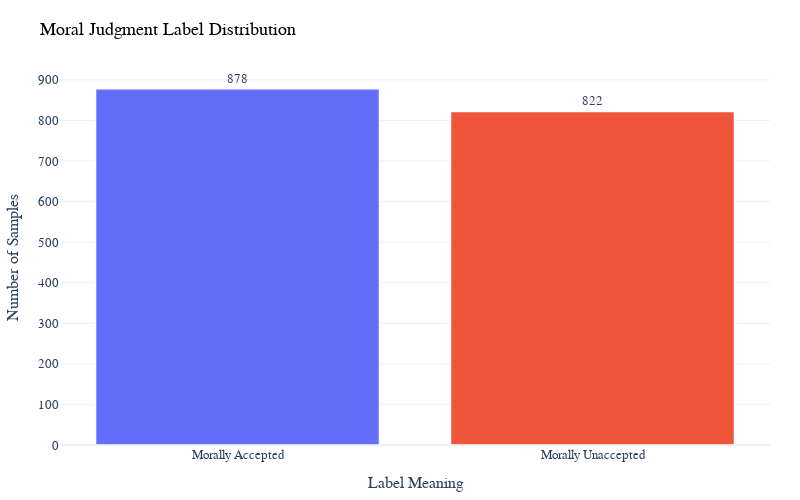

Source (notebook cell):
### Markdown cell above
### Final dataset distribution by label

### Code cell
plot_label_distribution(subset_1)

### Figure 1 — Plotly figure (JSON) as saved in the notebook; plotly's stock layout.template omitted (floating-point values rounded to 4 significant figures)
{"data": [{"hovertemplate": "Label=%{x}<br>Count=%{text}<extra></extra>", "legendgroup": "Morally Accepted", "marker": {"color": "#636efa", "line": {"width": 1.5}, "pattern": {"shape": ""}}, "name": "Morally Accepted", "orientation": "v", "showlegend": true, "text": [878.0], "textposition": "outside", "type": "bar", "x": ["Morally Accepted"], "xaxis": "x", "y": [878], "yaxis": "y"}, {"hovertemplate": "Label=%{x}<br>Count=%{text}<extra></extra>", "legendgroup": "Morally Unaccepted", "marker": {"color": "#EF553B", "line": {"width": 1.5}, "pattern": {"shape": ""}}, "name": "Morally Unaccepted", "orientation": "v", "showlegend": true, "text": [822.0], "textposition": "outside", "type": "bar", "x": ["Morally Unaccepted"], "xaxis": "x", "y": [822], "yaxis": "y"}], "layout": {"barmode": "relative", "font": {"family": "Arial", "size": 13}, "height": 500, "legend": {"title": {"text": "Label"}, "tracegroupgap": 0}, "margin": {"b": 50, "l": 40, "r": 30, "t": 70}, "showlegend": false, "title": {"font": {"color": "black", "family": "Arial", "size": 18}, "text": "Moral Judgment Label Distribution"}, "width": 800, "xaxis": {"anchor": "y", "categoryarray": ["Morally Accepted", "Morally Unaccepted"], "categoryorder": "array", "domain": [0, 1], "tickfont": {"size": 13}, "title": {"text": "Label Meaning"}}, "yaxis": {"anchor": "x", "domain": [0, 1], "tickfont": {"size": 13}, "title": {"text": "Number of Samples"}}}}
